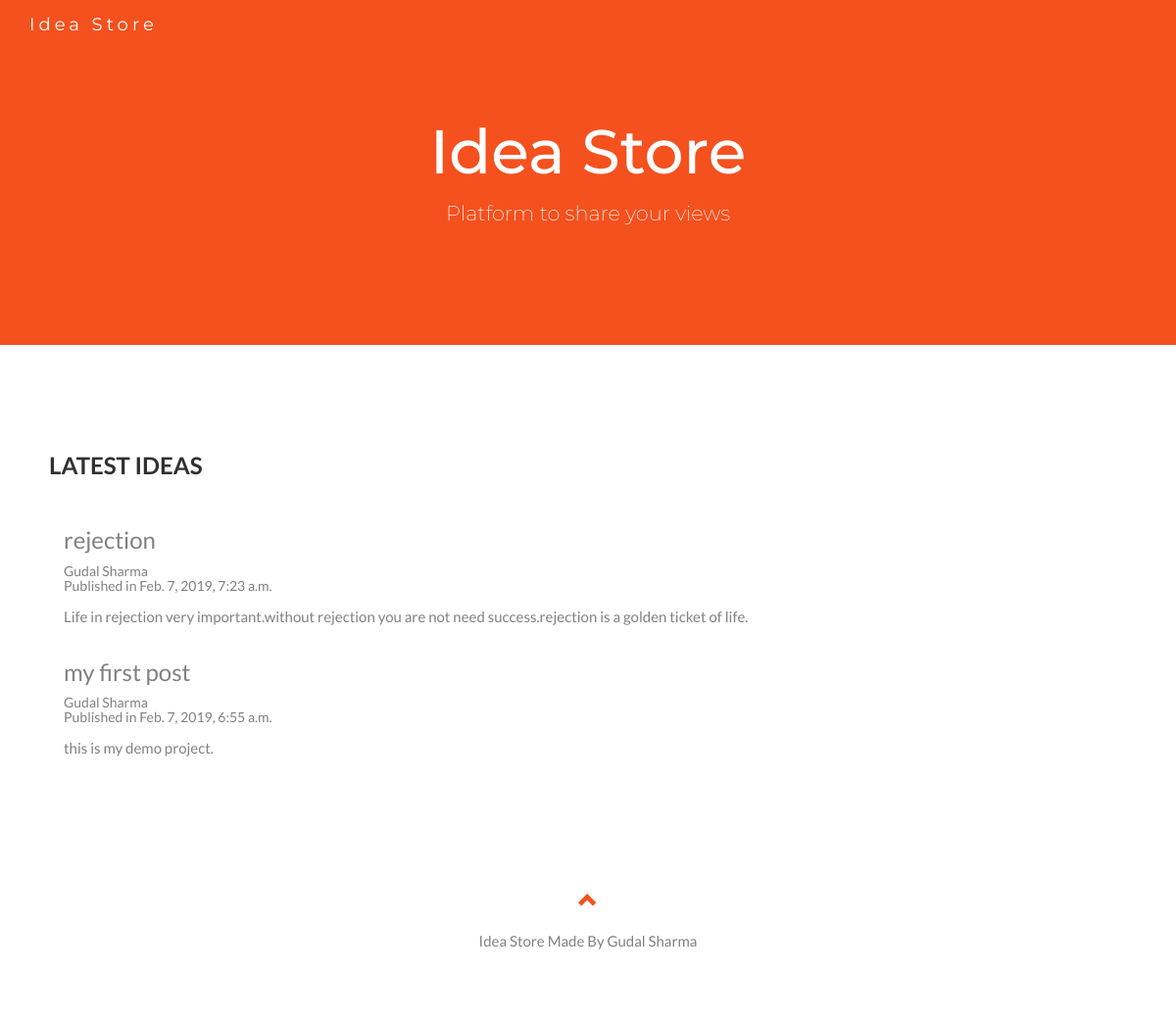
The app's page /show_more/ with its own data.
### demoapp/models.py (models this page shows, shortened)
class Post(models.Model):
    title = models.CharField(max_length=64)
    date = models.DateTimeField()
    author = models.ForeignKey(Author,on_delete=models.CASCADE)
    category = models.ForeignKey(Category,on_delete=models.CASCADE)
    model_pic = models.ImageField(upload_to = 'demoapp/templates/pic_folder', blank=True)
    body = models.TextField()

class Author(models.Model):
    name = models.CharField(max_length=64)
    email = models.CharField(max_length=64)
    def __str__(self):
        return "%s" % (self.name)

### demoapp/views.py (the view)
# urls.py: path('show_more/', views.show_more, name = "show_more"),
def show_more(request):
    all_posts = Post.objects.all().order_by('-date')
    cat = Category.objects.all()
    template_data = {'posts' : all_posts, 'category': cat}
    return render_to_response('show_more.html', template_data)

### demoapp/templates/show_more.html (shortened to what this page needs)
<!DOCTYPE html>
<html lang="en">
<head>
  <link rel="stylesheet" href="https://maxcdn.bootstrapcdn.com/bootstrap/3.3.7/css/bootstrap.min.css">
</head>
<body id="myPage" data-spy="scroll" data-target=".navbar" data-offset="60">
<nav class="navbar navbar-default navbar-fixed-top">
  <div class="container">
    <div class="navbar-header">
      <a class="navbar-brand" href="#myPage">Idea Store</a>
    </div>
  </div>
</nav>
<div class="jumbotron text-center">
  <h1>Idea Store</h1>
  <p>Platform to share your views</p>
</div>
<div id="ideas" class="container-fluid">
  <h2>Latest Ideas</h2>
    {% for post in posts %}
    <div class="col-sm-12">
      <h3>{{post.title}}</h3>
      <h5>{{post.author}} <br>Published in {{post.date}}</h5>
      <p>{{ post.body}}</p>
    </div>
    {%endfor%}
</div>
<footer class="container-fluid text-center">
  <a href="#myPage" title="To Top">
    <span class="glyphicon glyphicon-chevron-up"></span>
  </a>
  <p>Idea Store Made By Gudal Sharma</a></p>
</footer>
</body>
</html>

### demoapp/templates/show_more.html (style rules this page uses)
body { font: 400 15px Lato, sans-serif; line-height: 1.8; color: #818181; }
h2 { font-size: 24px; text-transform: uppercase; color: #303030; font-weight: 600; margin-bottom: 30px; }
.jumbotron { background-color: #f4511e; color: #fff; padding: 100px 25px; font-family: Montserrat, sans-serif; }
.container-fluid { padding: 60px 50px; }
.navbar { margin-bottom: 0; background-color: #f4511e; z-index: 9999; border: 0; font-size: 12px !important; line-height: 1.42857143 !important; letter-spacing: 4px; border-radius: 0; font-family: Montserrat, sans-serif; }
.navbar li a, .navbar .navbar-brand { color: #fff !important; }
footer .glyphicon { font-size: 20px; margin-bottom: 20px; color: #f4511e; }

### records on screen
Post: title "rejection", author "Gudal Sharma", date "Feb. 7, 2019, 7:23 a.m.", body "Life in rejection very important.without rejection you are not need success.rejection is a golden ticket of life."
Post: title "my first post", author "Gudal Sharma", date "Feb. 7, 2019, 6:55 a.m.", body "this is my demo project."
